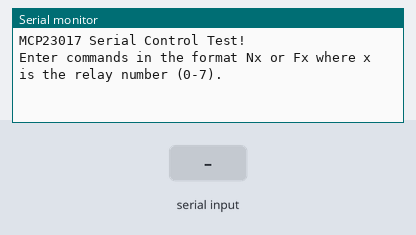
This sketch was run on a simulated Arduino Uno, built with avr-gcc and run on an emulated ATmega328P. Shown: the last lines printed to the serial monitor. The test bench sets the inputs (shaded band).

Above: at 1.2 s.
1.3 s: "90,45\n" received over Serial
At 2.3 s:
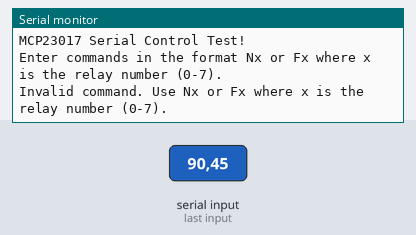
2.8 s: "5\n" received over Serial
At 3.3 s:
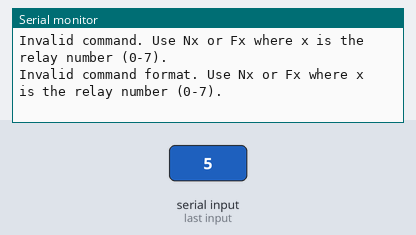
4.3 s: "N90\n" received over Serial
At 5.5 s:
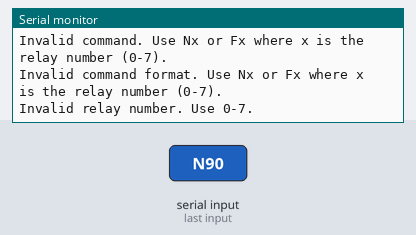
5.8 s: "N,45\n" received over Serial
At 6.9 s:
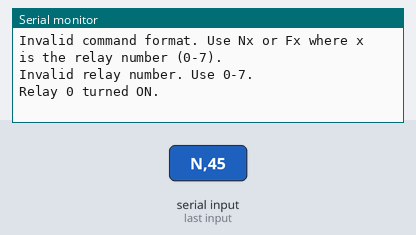
7.3 s: "F,45\n" received over Serial
At 8.0 s:
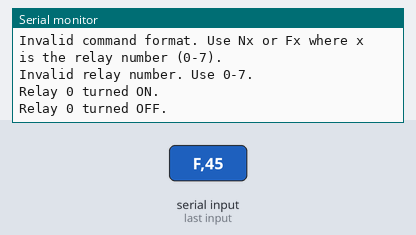

The sketch:

MCP23017_arduino.ino
```cpp
#include <Wire.h>
#include <Adafruit_MCP23X17.h>

Adafruit_MCP23X17 mcp;

void setup() {
  Serial.begin(9600);
  Serial.println("MCP23017 Serial Control Test!");

  if (!mcp.begin_I2C(0x20)) {
    Serial.println("Error initializing MCP23017 at address 0x20.");
    while (1);
  }

  for (uint8_t pin = 0; pin < 8; pin++) {
    mcp.pinMode(pin, OUTPUT);
    mcp.digitalWrite(pin, HIGH);
  }

  Serial.println("Enter commands in the format Nx or Fx where x is the relay number (0-7).");
}

void loop() {
  if (Serial.available()) {
    String command = Serial.readStringUntil('\n');
    command.trim();

    if (command.length() > 1) {
      char action = command.charAt(0);
      int relay = command.substring(1).toInt();

      if (relay >= 0 && relay < 8) {
        if (action == 'N') {
          mcp.digitalWrite(relay, LOW);
          Serial.print("Relay ");
          Serial.print(relay);
          Serial.println(" turned ON.");
        } else if (action == 'F') {
          mcp.digitalWrite(relay, HIGH);
          Serial.print("Relay ");
          Serial.print(relay);
          Serial.println(" turned OFF.");
        } else {
          Serial.println("Invalid command. Use Nx or Fx where x is the relay number (0-7).");
        }
      } else {
        Serial.println("Invalid relay number. Use 0-7.");
      }
    } else {
      Serial.println("Invalid command format. Use Nx or Fx where x is the relay number (0-7).");
    }
  }
}
```

Measured:
- after the input at 1.3 s, the serial monitor: prints a new line at once (image 1)
- after the input at 2.8 s, the serial monitor: prints a new line at once (image 2)
- after the input at 4.3 s, the serial monitor: prints a new line at once (image 3)
- after the input at 5.8 s, the serial monitor: prints a new line at once (image 4)
- after the input at 7.3 s, the serial monitor: prints a new line at once (image 5)
